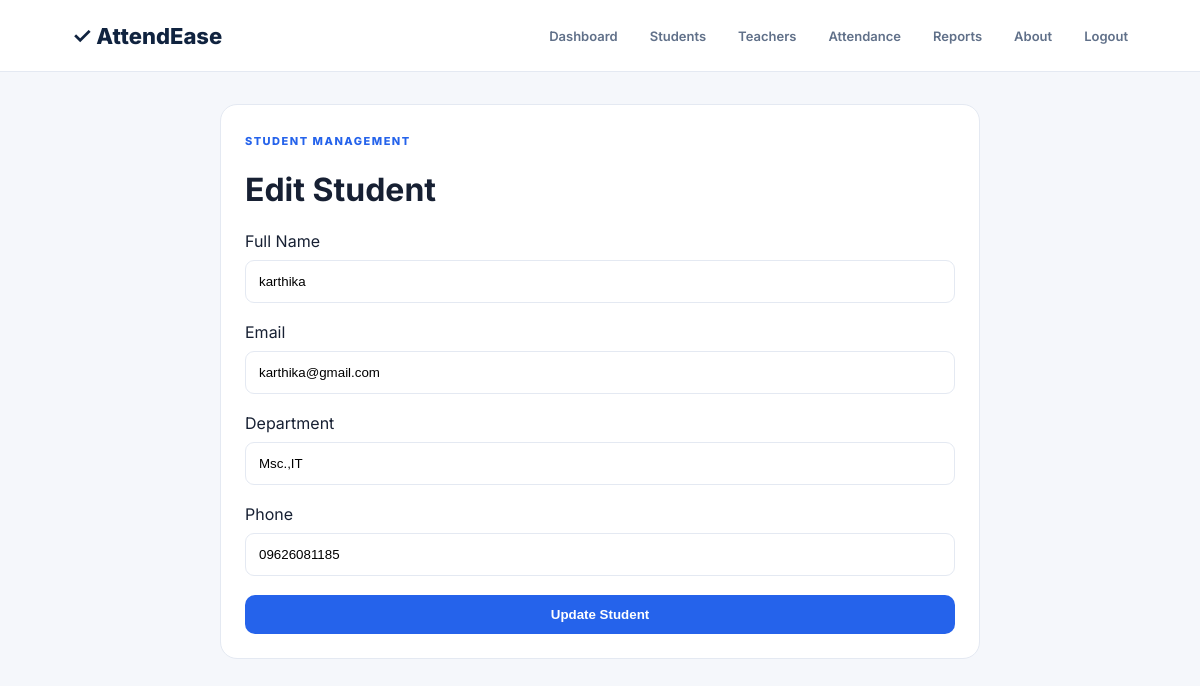
The page /edit_student/5 (signed in) on the database its author committed.
### tables this page shows
CREATE TABLE students(id INTEGER PRIMARY KEY AUTOINCREMENT,name TEXT NOT NULL,email TEXT NOT NULL,department TEXT NOT NULL,phone TEXT);

### app.py (the view)
@app.route('/edit_student/<int:id>',methods=['GET','POST'])
@login_required
def edit_student(id):
 c=db(); s=c.execute('SELECT * FROM students WHERE id=?',(id,)).fetchone()
 if request.method=='POST': c.execute('UPDATE students SET name=?,email=?,department=?,phone=? WHERE id=?',(request.form['name'],request.form['email'],request.form['department'],request.form.get('phone',''),id)); c.commit(); c.close(); flash('Student updated','success'); return redirect(url_for('students'))
 c.close(); return render_template('edit_student.html',student=s)

### app.py (called while the page is built)
def db():
 c=sqlite3.connect(DB); c.row_factory=sqlite3.Row; return c

def login_required(f):
 @wraps(f)
 def w(*a,**k): return f(*a,**k) if session.get('logged_in') else redirect(url_for('login'))
 return w

### templates/edit_student.html
{% extends 'base.html' %}{% block content %}<div class="form card"><span class="eyebrow">STUDENT MANAGEMENT</span><h1>Edit Student</h1><form method="post"><label>Full Name</label><input name="name" value="{{student.name}}" required><label>Email</label><input name="email" value="{{student.email}}" required><label>Department</label><input name="department" value="{{student.department}}" required><label>Phone</label><input name="phone" value="{{student.phone}}"><button class="btn">Update Student</button></form></div>{% endblock %}

### static/style.css (style rules this page uses)
:root { --blue:#2563eb;--navy:#10233f;--bg:#f5f7fb;--border:#e4e9f2;--muted:#6b7890;--green:#16a34a;--red:#dc2626 }
* { box-sizing:border-box }
body { margin:0;background:var(--bg);font-family:Inter,Arial;color:#172033 }
.btn,button { border:0;background:var(--blue);color:#fff;border-radius:10px;padding:12px 17px;font-weight:700;cursor:pointer }
.eyebrow { font-size:11px;letter-spacing:1.5px;font-weight:800;color:var(--blue) }
.card { background:#fff;border:1px solid var(--border);border-radius:17px;padding:24px }
.form { max-width:760px;margin:auto }
.form form { display:grid;gap:9px;margin-top:20px }
.form input,.login-card input,.attendance input[type=date],#search { width:100%;padding:13px;border:1px solid var(--border);border-radius:9px;margin-bottom:10px }

### rows shown on the page
students: name "karthika", email "karthika@gmail.com", department "Msc.,IT", phone "09626081185"
